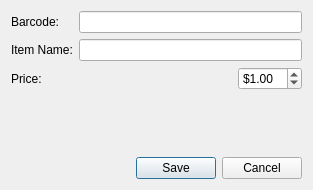
<?xml version="1.0" encoding="UTF-8"?>
<ui version="4.0">
 <class>NewItem</class>
 <widget class="QDialog" name="NewItem">
  <property name="geometry">
   <rect>
    <x>0</x>
    <y>0</y>
    <width>313</width>
    <height>190</height>
   </rect>
  </property>
  <property name="windowTitle">
   <string>New Item</string>
  </property>
  <layout class="QGridLayout" name="gridLayout">
   <item row="0" column="0">
    <layout class="QFormLayout" name="formLayout">
     <item row="0" column="0">
      <widget class="QLabel" name="label">
       <property name="text">
        <string>Barcode:</string>
       </property>
      </widget>
     </item>
     <item row="0" column="1">
      <widget class="QLineEdit" name="barcode">
       <property name="readOnly">
        <bool>true</bool>
       </property>
      </widget>
     </item>
     <item row="1" column="0">
      <widget class="QLabel" name="label_2">
       <property name="text">
        <string>Item Name:</string>
       </property>
      </widget>
     </item>
     <item row="1" column="1">
      <widget class="QLineEdit" name="name"/>
     </item>
     <item row="2" column="0">
      <widget class="QLabel" name="label_3">
       <property name="text">
        <string>Price:</string>
       </property>
      </widget>
     </item>
     <item row="2" column="1">
      <layout class="QHBoxLayout" name="horizontalLayout_2">
       <item>
        <spacer name="horizontalSpacer">
         <property name="orientation">
          <enum>Qt::Horizontal</enum>
         </property>
         <property name="sizeHint" stdset="0">
          <size>
           <width>40</width>
           <height>20</height>
          </size>
         </property>
        </spacer>
       </item>
       <item>
        <widget class="QDoubleSpinBox" name="price">
         <property name="prefix">
          <string>$</string>
         </property>
         <property name="value">
          <double>1.000000000000000</double>
         </property>
        </widget>
       </item>
      </layout>
     </item>
    </layout>
   </item>
   <item row="1" column="0">
    <widget class="QDialogButtonBox" name="buttonBox">
     <property name="orientation">
      <enum>Qt::Horizontal</enum>
     </property>
     <property name="standardButtons">
      <set>QDialogButtonBox::Cancel|QDialogButtonBox::Save</set>
     </property>
    </widget>
   </item>
  </layout>
 </widget>
 <resources/>
 <connections>
  <connection>
   <sender>buttonBox</sender>
   <signal>accepted()</signal>
   <receiver>NewItem</receiver>
   <slot>accept()</slot>
   <hints>
    <hint type="sourcelabel">
     <x>248</x>
     <y>254</y>
    </hint>
    <hint type="destinationlabel">
     <x>157</x>
     <y>274</y>
    </hint>
   </hints>
  </connection>
  <connection>
   <sender>buttonBox</sender>
   <signal>rejected()</signal>
   <receiver>NewItem</receiver>
   <slot>reject()</slot>
   <hints>
    <hint type="sourcelabel">
     <x>316</x>
     <y>260</y>
    </hint>
    <hint type="destinationlabel">
     <x>286</x>
     <y>274</y>
    </hint>
   </hints>
  </connection>
 </connections>
</ui>
